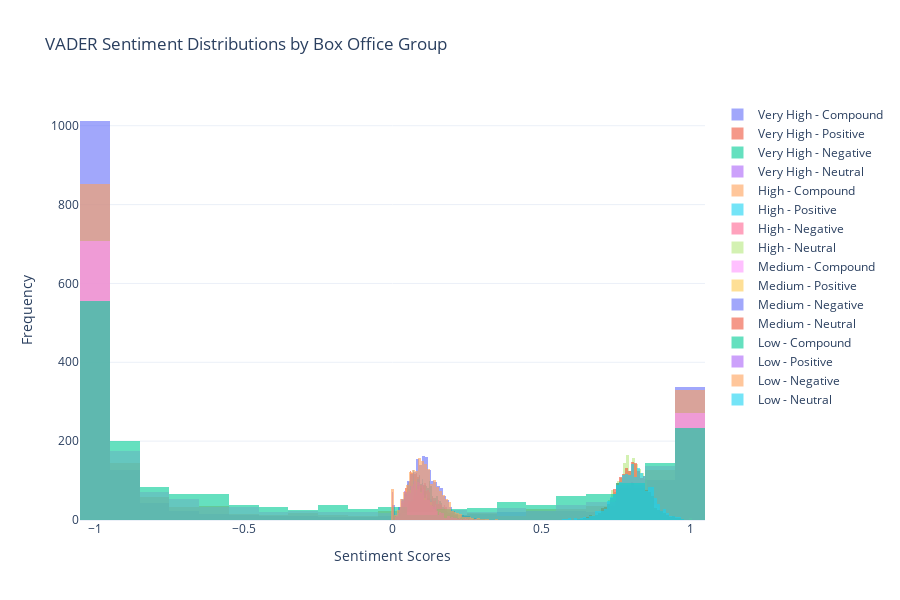

Source (notebook cell):
### Markdown cell above
## Analysis Sentiment scores

### Code cell
import plotly.express as px
import plotly.graph_objects as go

# Generate VADER Sentiment Distributions
box_office_groups = merged_df['box_office_group'].unique()
fig = go.Figure()

# Add traces for compound, positive, negative, and neutral scores
for group in box_office_groups:
    group_data = merged_df[merged_df['box_office_group'] == group]
    compound_scores = group_data['vader_scores'].apply(lambda x: x['compound'])
    positive_scores = group_data['vader_scores'].apply(lambda x: x['pos'])
    negative_scores = group_data['vader_scores'].apply(lambda x: x['neg'])
    neutral_scores = group_data['vader_scores'].apply(lambda x: x['neu'])
    
    # Compound
    fig.add_trace(go.Histogram(
        x=compound_scores,
        name=f'{group} - Compound',
        opacity=0.6
    ))
    # Positive
    fig.add_trace(go.Histogram(
        x=positive_scores,
        name=f'{group} - Positive',
        opacity=0.6
    ))
    # Negative
    fig.add_trace(go.Histogram(
        x=negative_scores,
        name=f'{group} - Negative',
        opacity=0.6
    ))
    # Neutral
    fig.add_trace(go.Histogram(
        x=neutral_scores,
        name=f'{group} - Neutral',
        opacity=0.6
    ))

# Layout adjustments
fig.update_layout(
    title='VADER Sentiment Distributions by Box Office Group',
    barmode='overlay',
    xaxis_title='Sentiment Scores',
    yaxis_title='Frequency',
    template='plotly_white',
    height=600
)

# Show and save
fig.show()
fig.write_html("assets/ploty-img/vader_sentiment_distributions.html")

### Figure 1 — Plotly figure (JSON) as saved in the notebook; plotly's stock layout.template omitted (floating-point values rounded to 4 significant figures; data arrays with more than 128 entries replaced by an {"elided": "..."} marker saying what was removed)
{"data": [{"name": "Very High - Compound", "opacity": 0.6, "type": "histogram", "x": {"elided": "1897 float values"}}, {"name": "Very High - Positive", "opacity": 0.6, "type": "histogram", "x": {"elided": "1897 float values"}}, {"name": "Very High - Negative", "opacity": 0.6, "type": "histogram", "x": {"elided": "1897 float values"}}, {"name": "Very High - Neutral", "opacity": 0.6, "type": "histogram", "x": {"elided": "1897 float values"}}, {"name": "High - Compound", "opacity": 0.6, "type": "histogram", "x": {"elided": "1896 float values"}}, {"name": "High - Positive", "opacity": 0.6, "type": "histogram", "x": {"elided": "1896 float values"}}, {"name": "High - Negative", "opacity": 0.6, "type": "histogram", "x": {"elided": "1896 float values"}}, {"name": "High - Neutral", "opacity": 0.6, "type": "histogram", "x": {"elided": "1896 float values"}}, {"name": "Medium - Compound", "opacity": 0.6, "type": "histogram", "x": {"elided": "1879 float values"}}, {"name": "Medium - Positive", "opacity": 0.6, "type": "histogram", "x": {"elided": "1879 float values"}}, {"name": "Medium - Negative", "opacity": 0.6, "type": "histogram", "x": {"elided": "1879 float values"}}, {"name": "Medium - Neutral", "opacity": 0.6, "type": "histogram", "x": {"elided": "1879 float values"}}, {"name": "Low - Compound", "opacity": 0.6, "type": "histogram", "x": {"elided": "1915 float values"}}, {"name": "Low - Positive", "opacity": 0.6, "type": "histogram", "x": {"elided": "1915 float values"}}, {"name": "Low - Negative", "opacity": 0.6, "type": "histogram", "x": {"elided": "1915 float values"}}, {"name": "Low - Neutral", "opacity": 0.6, "type": "histogram", "x": {"elided": "1915 float values"}}], "layout": {"barmode": "overlay", "height": 600, "title": {"text": "VADER Sentiment Distributions by Box Office Group"}, "xaxis": {"title": {"text": "Sentiment Scores"}}, "yaxis": {"title": {"text": "Frequency"}}}}
